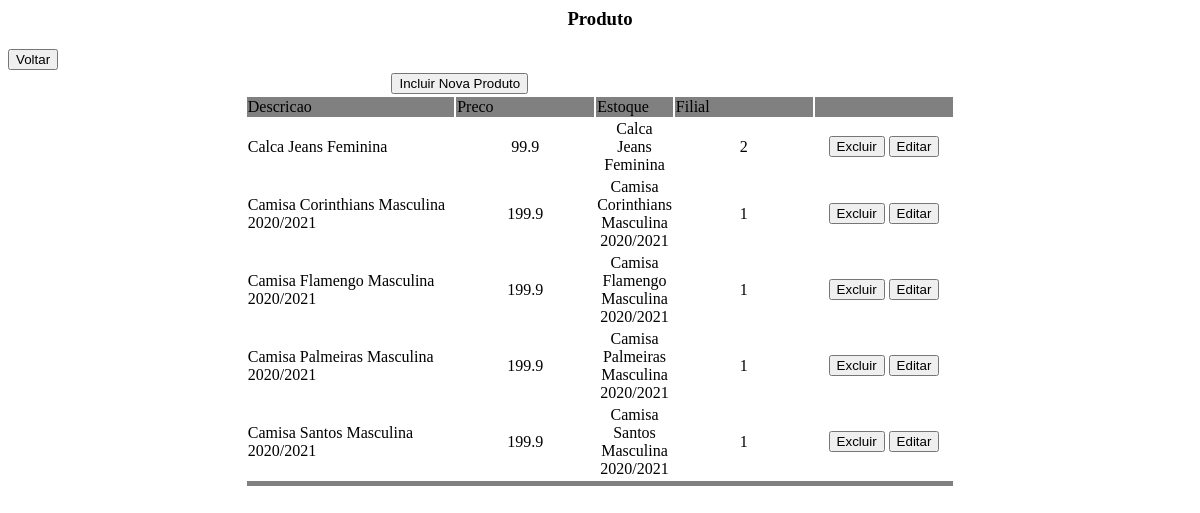
The page /listar_produto.php on the database as committed earlier.
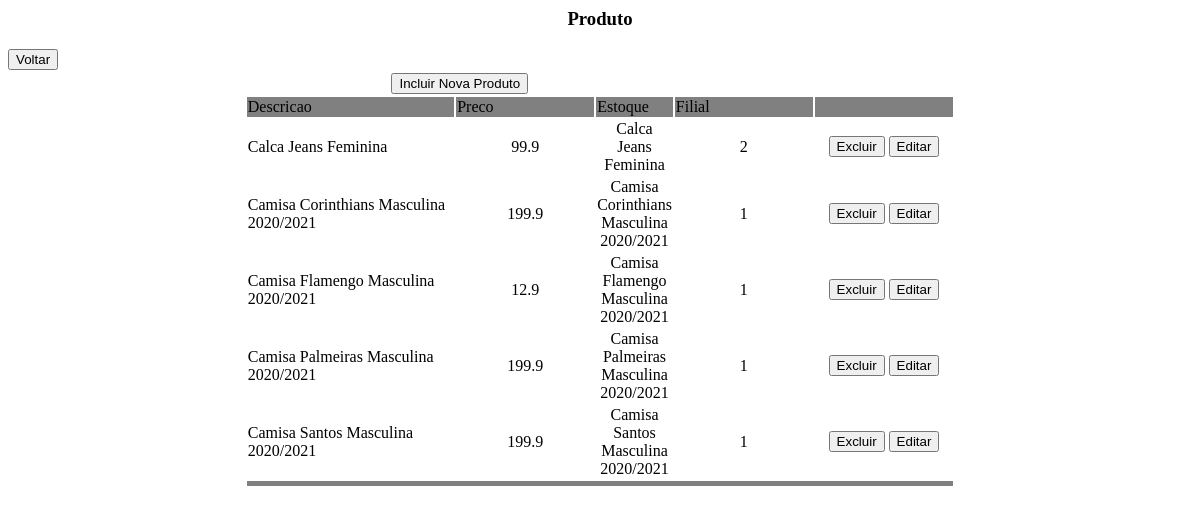
The same page on the database as committed later.
### tables this page shows
CREATE TABLE Produto (
	idProduto		INT 			NOT NULL AUTO_INCREMENT,
	descricao		VARCHAR(256)	NOT NULL,
    estoque			INT(10)			NOT NULL,
    preco			REAL			NOT NULL,
    titulo			VARCHAR(50)		NOT NULL,
    idFilial		INT				NOT NULL,
    CONSTRAINT pk_produto PRIMARY KEY (idProduto)
);

### listar_produto.php (the view, shortened to what this page needs)
<html>
<head>
</head>
<body>
    <center>
        <h3>Produto</h3>
    </center>
    <form name="form1" method="POST" action="form_incluir_produto.php">
        <input type="button" value="Voltar" onclick="location.href='index.php'">
        <table border="0" align="center" width="60%">
            <?php
            include("./config.php");
            $con = mysqli_connect($host, $login, $senha, $bd);
            $sql = "SELECT * FROM produto ORDER BY descricao";
            $tabela = mysqli_query($con, $sql);
            if (mysqli_num_rows($tabela) == 0) {
            ?>
                <tr>
                    <td align="center">Nao ha nenhum produto cadastrado.</td>
                </tr>
                <tr>
                    <td align="center"><input type="submit" value="incluir Produto"></td>
                </tr>
            <?php
            } else {
            ?>
                <tr>
                    <td colspan="3" align="center"><input type="submit" value="Incluir Nova Produto"></td>
                </tr>
                <tr bgcolor="grey">
                    <td width="30%">Descricao</td>
                    <td width="20%">Preco</td>
                    <td width="10%">Estoque</td>
                    <td width="20%">Filial</td>
                    <td width="30%"></td>
                </tr>
                <?php
                while ($dados = mysqli_fetch_row($tabela)) {
                ?>
                    <tr>
                        <td><?php echo $dados[1]; ?></td>
                        <td align="center"><?php echo $dados[3]; ?></td>
                        <td align="center"><?php echo $dados[4]; ?></td>
                        <td align="center"><?php echo $dados[5]; ?></td>
                        <td align="center">
                            <input type="button" value="Excluir" onclick="location.href='excluir_produto.php?idProduto=<?php echo $dados[0]; ?>'">
                            <input type="button" value="Editar" onclick="location.href='form_incluir_produto.php?idProduto=<?php echo $dados[0]; ?>'">
                        </td>
                    </tr>
                <?php
                }
                ?>
                <tr bgcolor="grey">
                    <td colspan="5" height="5"></td>
                </tr>
            <?php
            }
            ?>
        </table>
    </form>
</body>
</html>

Rows that differ between the two databases and show on the page:
changed produto "Camisa Flamengo Masculina 2020/2021": preco "199.9" → "12.9"
